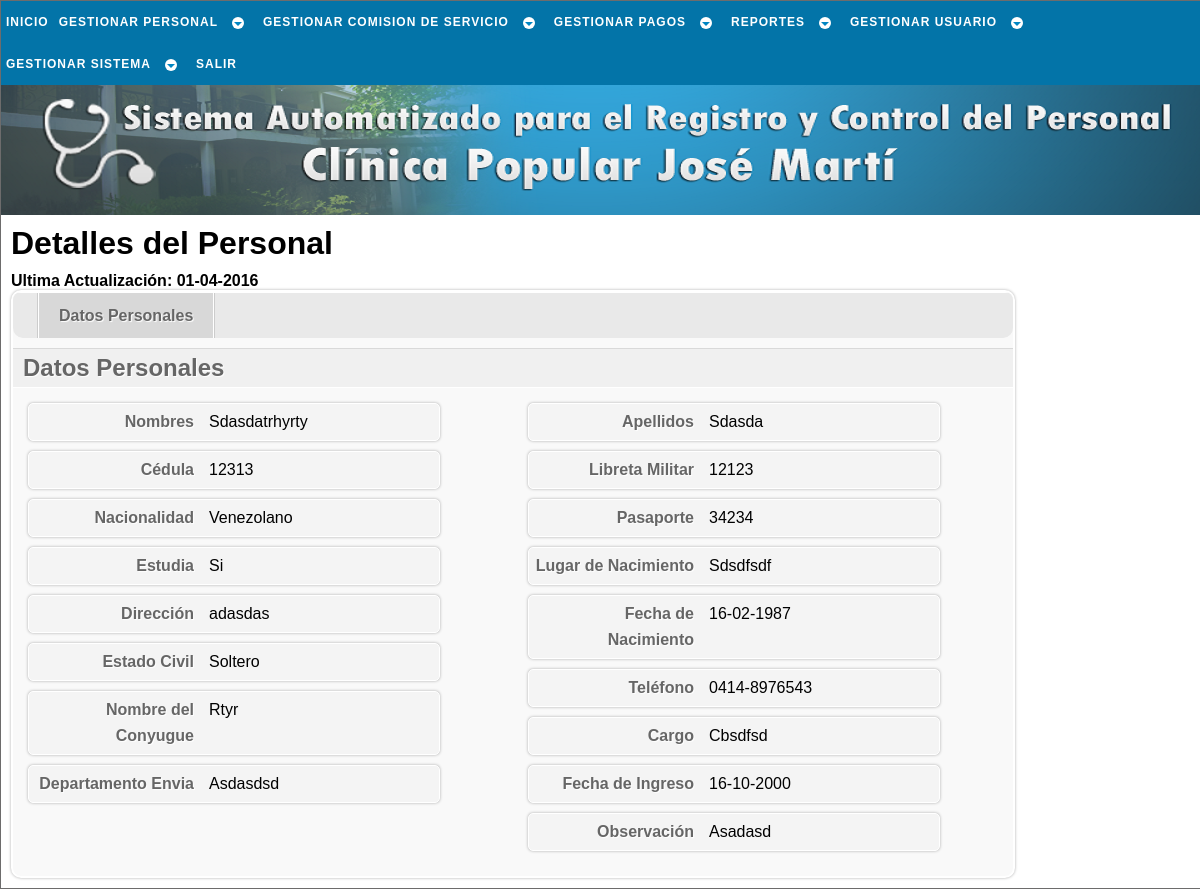
Page /php/com_servicio/conslt_com_serv_b.php?c=12313 (signed in) on the committed database.
### tables this page shows
CREATE TABLE `comision_servicio` (
  `cedula` int(12) NOT NULL,
  `dpt_envia` varchar(30) NOT NULL,
  `fecha_ingreso` date NOT NULL,
  `cargo` varchar(23) NOT NULL,
  `observacion` varchar(50) NOT NULL,
  PRIMARY KEY (`cedula`),
  CONSTRAINT `comision_servicio_ibfk_1` FOREIGN KEY (`cedula`) REFERENCES `trabajador` (`cedula`) ON UPDATE CASCADE
);

CREATE TABLE `trabajador` (
  `cedula` int(12) NOT NULL,
  `nombre` varchar(30) NOT NULL,
  `apellido` varchar(30) NOT NULL,
  `ciudadania` varchar(15) NOT NULL,
  `pasaporte` varchar(30) NOT NULL,
  `libreta_militr` varchar(30) NOT NULL,
  `fe_nac` date NOT NULL,
  `lug_nac` varchar(30) NOT NULL,
  `est_civil` varchar(15) NOT NULL,
  `nconyugue` varchar(50) NOT NULL,
  `estudia` int(1) NOT NULL,
  `direccion` varchar(50) NOT NULL,
  `telefono` varchar(12) NOT NULL,
  `telefono_em` varchar(12) NOT NULL,
  `estado` tinyint(1) NOT NULL,
  `actualizado` date NOT NULL,
  PRIMARY KEY (`cedula`)
);

### php/_sql/conslt_trabj_sql.php (called while the page is built, shortened)
<?php
	function conslt_completa_coms($cnx_bd){
		$cedula = $_GET['c'];
		$sql = "SELECT *
				  FROM trabajador
				  JOIN comision_servicio ON comision_servicio.cedula = trabajador.cedula
				  WHERE trabajador.cedula = '$cedula'";
		$resultado = $cnx_bd->query($sql);
		return $resultado;
	}
?>

### php/com_servicio/conslt_com_serv_b.php (the view, shortened to what this page needs)
<!DOCTYPE html PUBLIC "-//W3C//DTD XHTML 1.1//EN" "http://www.w3.org/TR/xhtml11/DTD/xhtml11.dtd" />
<html xmlns="http://www.w3.org/1999/xhtml" xml:lang="es" lang="es" dir="ltr">
	<head>
		<link rel="stylesheet" href="../../css/estilo.css" type="text/css" media="screen" />
    </head>
	<body>
		<div id="cuerpo">
			<div id="menu">
				<div id="cssmenu">
					<?php include('../_menu/menu_comi.php'); ?>
				</div>
			</div>
			<div id="inicio">
			</div>
			<div id="pagina">
				<?php
					$cnx_bd = conexion();
					include('../_sql/conslt_trabj_sql.php');
					$resultado = conslt_completa_coms($cnx_bd);
					$fila = $resultado->fetch_object();
					list($a,$m,$d) = explode("-",$fila->actualizado);
					list($an,$mn,$dn) = explode("-",$fila->fe_nac);
					list($ai,$mi,$di) = explode("-",$fila->fecha_ingreso);
					if ($fila->estudia == 0) $estud = 'No'; else $estud = 'Si';
				?>
				<div id="content">
					<h1>Detalles del Personal</h1>
					<h4>Ultima Actualización: <?php echo $d.'-'.$m.'-'.$a; ?></h4>
					<div id="wrapper">
						<div id="navigation">
							<ul>
								<li class="selected" title="Datos personales del trabajador">
									<a href="#">Datos Personales</a>
								</li>
							</ul>
						</div>
						<div id="steps">
							<form id="formElem" name="formElem" action="#" method="post">
								<fieldset class="step">
									<legend>Datos Personales</legend>
									<div class='derecha'>
										<div class='campo'>
											<label class='rotulo'>Nombres</label>
											<span class="text_cons"><?php echo $fila->nombre; ?></span>
										</div>
										<div class='campo'>
											<label class='rotulo'>Cédula</label>
											<span class="text_cons"><?php echo $fila->cedula; ?></span>
										</div>
										<div class='campo'>
											<label class='rotulo'>Nacionalidad</label>
											<span class="text_cons"><?php echo $fila->ciudadania; ?></span>
										</div>
										<div class='campo'>
											<label class='rotulo'>Estudia</label>
											<span class="text_cons"><?php echo $estud; ?></span>
										</div>
										<div class='campo'>
											<label class='rotulo'>Dirección</label>
											<span class="text_cons"><?php echo $fila->direccion; ?></span>
										</div>
										<div class='campo'>
											<label class='rotulo'>Estado Civil</label>
											<span class="text_cons"><?php echo $fila->est_civil; ?></span>
										</div>
										<div class='campo'>
											<label class='rotulo'>Nombre del Conyugue</label>
											<span class="text_cons"><?php echo $fila->nconyugue; ?></span>
										</div>
										<div class='campo'>
											<label class='rotulo'>Departamento Envia</label>
											<span class="text_cons"><?php echo $fila->dpt_envia; ?></span>
										</div>
									</div>
									<div class='izquierda'>
										<div class='campo'>
											<label class='rotulo'>Apellidos</label>
											<span class="text_cons"><?php echo $fila->apellido; ?></span>
										</div>
										<div class='campo'>
											<label class='rotulo'>Libreta Militar</label>
											<span class="text_cons"><?php echo $fila->libreta_militr; ?></span>
										</div>
										<div class='campo'>
											<label class='rotulo'>Pasaporte</label>
											<span class="text_cons"><?php echo $fila->pasaporte; ?></span>
										</div>
										<div class='campo'>
											<label class='rotulo'>Lugar de Nacimiento</label>
											<span class="text_cons"><?php echo $fila->lug_nac; ?></span>
										</div>
										<div class='campo'>
											<label class='rotulo'>Fecha de Nacimiento</label>
											<span class="text_cons"><?php echo $dn.'-'.$mn.'-'.$an; ?></span>
										</div>
										<div class='campo'>
											<label class='rotulo'>Teléfono</label>
											<span class="text_cons"><?php echo $fila->telefono; ?></span>
										</div>
										<div class='campo'>
											<label class='rotulo'>Cargo</label>
											<span class="text_cons"><?php echo $fila->cargo; ?></span>
										</div>
										<div class='campo'>
											<label class='rotulo'>Fecha de Ingreso</label>
											<span class="text_cons"><?php echo $di.'-'.$mi.'-'.$ai; ?></span>
										</div>
										<div class='campo'>
											<label class='rotulo'>Observación</label>
											<span class="text_cons"><?php echo $fila->observacion; ?></span>
										</div>
									</div>
								</fieldset>
								<fieldset class="step">
								</fieldset>
							</form>
						</div>
					</div>
				</div>
			</div>
		</div>
	</body>
</html>

### css/estilo.css (style rules this page uses)
* { font-family: 'Trebuchet MS', Helvetica, sans-serif; margin:0px; padding:0px; }
body { background:#ababab; text-align:center; }
h1 { margin:0px 0px 10px 0px; }
#cuerpo { margin:0 auto; padding:0; text-align:left; width:1200px; border:1px solid #6d6c6c; }
#inicio { height:170px; background:#0431B4 url(../imagen/logo.png); background-repeat:no-repeat; }
#menu { height:44px; background:#D2D0EE; }
#pagina { padding:10px; background:#FFF; overflow:auto; }
#cssmenu { font-size: 12px; background: #0374a8; margin: 0; width: auto; padding: 0; line-height: 1; display: block; position: relative; }
#content { text-align:left; width:1000px; position:relative; }
#wrapper { -moz-box-shadow:0px 0px 3px #aaa; -webkit-box-shadow:0px 0px 3px #aaa; box-shadow:0px 0px 3px #aaa; -moz-border-radius:10px; -webkit-border-radius:10px; border-radius:10px; border:2px solid #fff; background-color:#f9f9f9; width:1000px; overflow:hidden; }
#steps { width:500px; overflow:hidden; }
.step { float:left; width:1000px; }
#navigation { height:45px; background-color:#e9e9e9; border-top:1px solid #fff; -moz-border-radius:0px 0px 10px 10px; -webkit-border-bottom-left-radius:10px; -webkit-border-bottom-right-radius:10px; border-bottom-left-radius:10px; border-bottom-right-radius:10px; }
#navigation ul { list-style:none; float:left; margin-left:22px; }
#navigation ul li { float:left; border-right:1px solid #ccc; border-left:1px solid #ccc; position:relative; margin:0px 2px; }
#navigation ul li a { display:block; height:45px; background-color:#444; color:#777; outline:none; font-weight:bold; text-decoration:none; line-height:45px; padding:0px 20px; border-right:1px solid #fff; border-left:1px solid #fff; background:#f0f0f0; background: -webkit-gradient( linear, left bottom, left top, color-stop(0.09, rgb(240,240,240)), color-stop(0.55, rgb(227,227,227)), color-stop(0.78, rgb(240,240,240)) ); background: -moz-linear-gradient( center bottom, rgb(240,240,240) 9%, rgb(227,227,227) 55%, rgb(240,240,240) 78% ) }
#navigation ul li a:hover, #navigation ul li.selected a { background:#d8d8d8; color:#666; text-shadow:1px 1px 1px #fff; }
#steps form fieldset { border:none; padding-bottom:20px; }
#steps form legend { text-align:left; background-color:#f0f0f0; color:#666; font-size:24px; text-shadow:1px 1px 1px #fff; font-weight:bold; float:left; width:990px; padding:5px 0px 5px 10px; margin:10px 0px; border-bottom:1px solid #fff; border-top:1px solid #d9d9d9; }
#steps form .derecha { float:left; width:50%; }
#steps form .izquierda { float:right; width:50%; }
#steps form .campo { float:left; margin:5px 0px; background-color:#f4f4f4; border:1px solid #fff; width:400px; padding:5px; margin-left:15px; margin-right:15px; -moz-border-radius: 5px; -webkit-border-radius: 5px; border-radius: 5px; -moz-box-shadow:0px 0px 3px #aaa; -webkit-box-shadow:0px 0px 3px #aaa; box-shadow:0px 0px 3px #aaa; }
.rotulo { width:160px; float:left; text-align:right; margin-right:15px; line-height:26px; color:#666; text-shadow:1px 1px 1px #fff; font-weight:bold; }
#navigation { display:none; }
.text_cons { line-height: 26px; }

### rows in the picture
comision_servicio: cedula.nombre "Sdasdatrhyrty", cedula "12313", cedula.ciudadania "Venezolano", cedula.estudia "Si", cedula.direccion "adasdas", cedula.est_civil "Soltero", cedula.nconyugue "Rtyr", dpt_envia "Asdasdsd", cedula.apellido "Sdasda", cedula.libreta_militr "12123", cedula.pasaporte "34234", cedula.lug_nac "Sdsdfsdf", cedula.telefono "0414-8976543", cargo "Cbsdfsd", observacion "Asadasd"

### other values in the picture
$d "01"
$m "04"
$a "2016"
$dn "16"
$mn "02"
$an "1987"
$di "16"
$mi "10"
$ai "2000"
